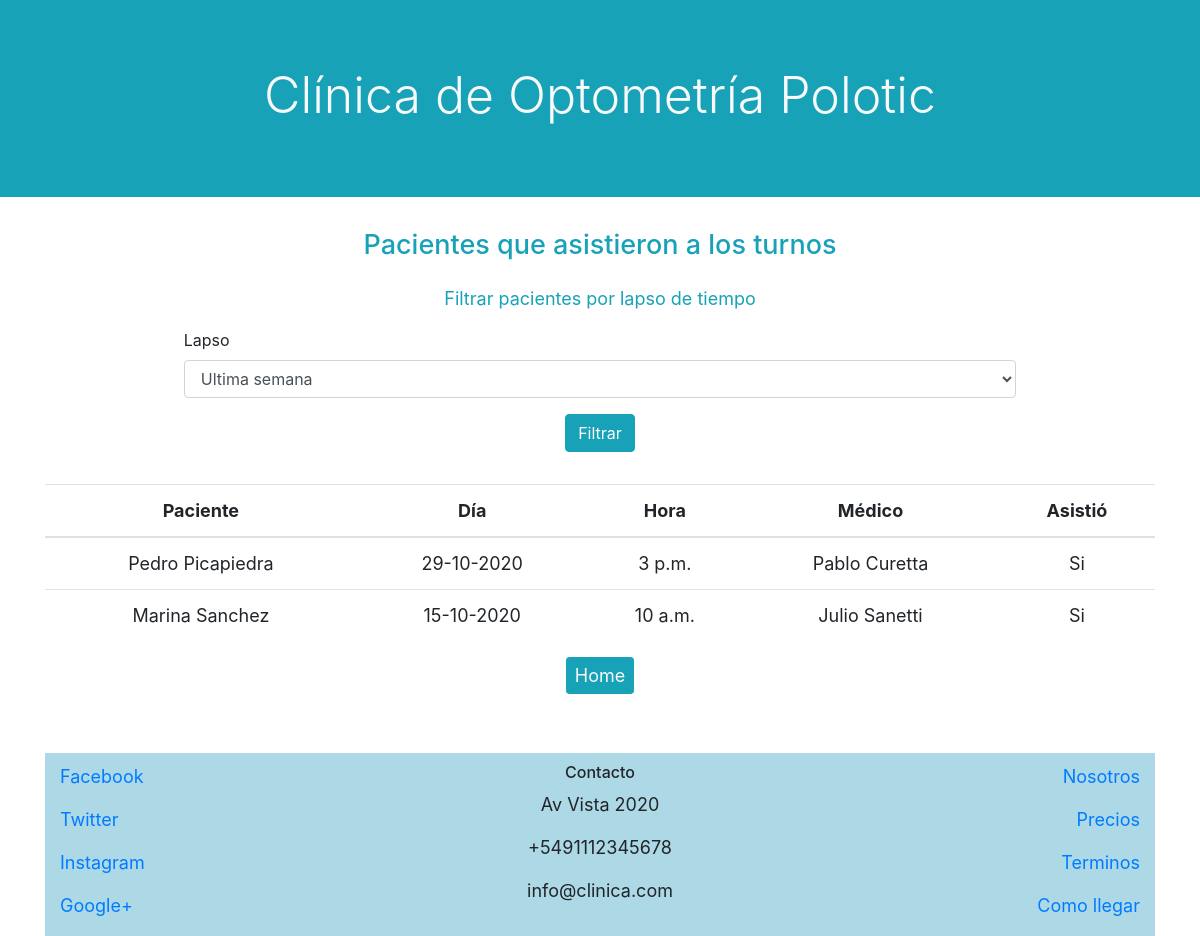
/asistencia_paciente_turno, run on an earlier commit of the app's database.
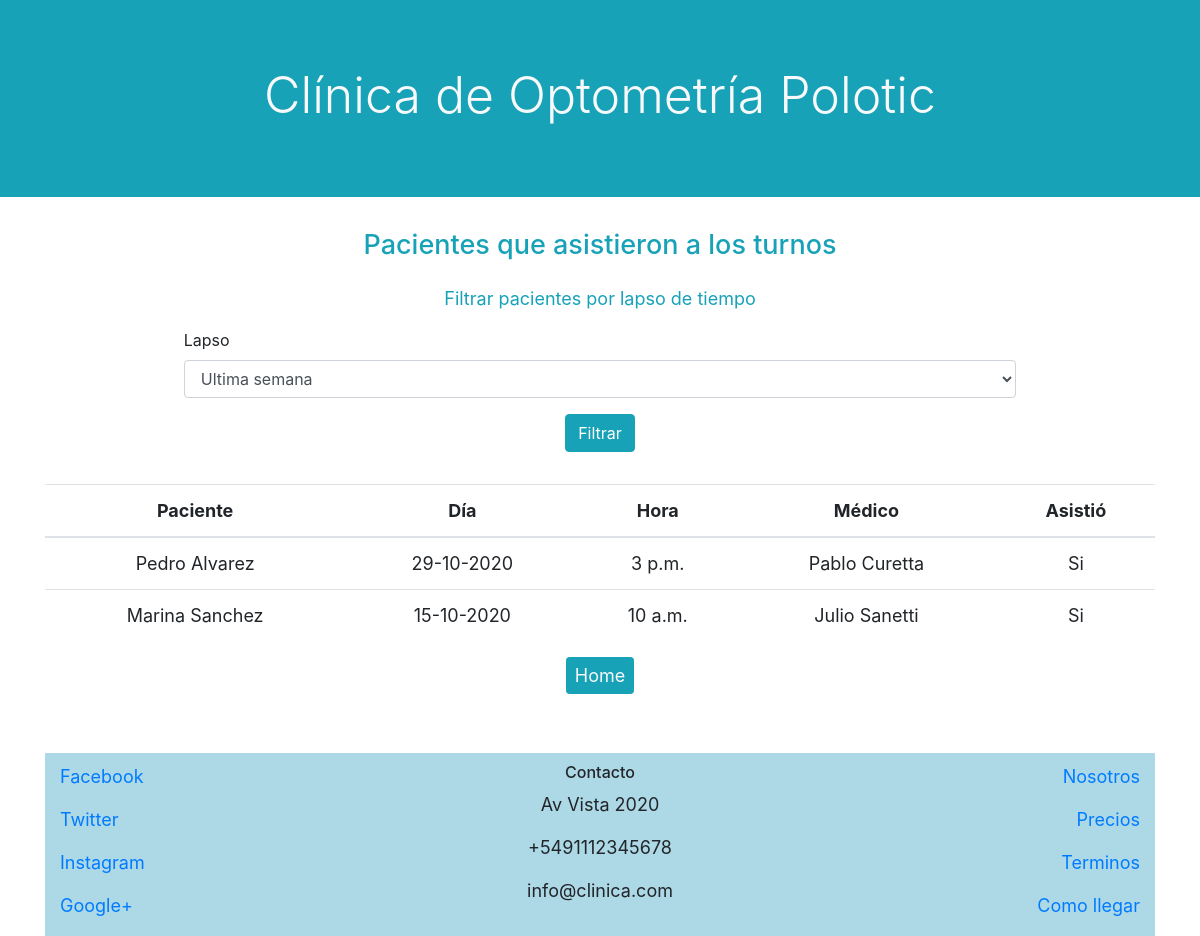
And on a later commit of the database.
### clinica/models.py (models this page shows, shortened)
class Turno(models.Model):
    paciente = models.ForeignKey(Paciente, on_delete=models.RESTRICT, related_name="paciente_turno")
    medico =  models.ForeignKey(Medico, on_delete=models.RESTRICT, related_name="medico_turno")
    dia = models.DateField()
    hora = models.TimeField()
    asistio = models.ForeignKey(AsistenciaTurno, on_delete=models.RESTRICT, related_name="asistencia_turno", default = "1")

class Paciente(models.Model):
    nombre = models.CharField(max_length=64)
    apellido = models.CharField(max_length=64)
    medico = models.ForeignKey(Medico, on_delete=models.RESTRICT, related_name="medico_asignado")
    def __str__(self):
        return f"{self.nombre} {self.apellido}"

class Medico(models.Model):
    username = models.CharField(max_length=64)
    nombre = models.CharField(max_length=64)
    apellido = models.CharField(max_length=64)
    especialidad = models.CharField(max_length=64)
    def __str__(self):
        return f"{self.nombre} {self.apellido}"

class AsistenciaTurno(models.Model):
    nombre = models.CharField(max_length=64)
    def __str__(self):
        return f"{self.nombre}"

### clinica/views.py (the view, shortened to what this page needs)
# urls.py: path("asistencia_paciente_turno", views.asistencia_paciente_turno, name ="asistencia_paciente_turno"),
def asistencia_paciente_turno(request):
    ahora = datetime.now()
    turnos = Turno.objects.filter(asistio = "2")
    return render(request, "clinica/asistencia_paciente_turno.html", {"turnos": turnos,
                                                                      "form": FormFiltroSemanaMes})

### clinica/templates/clinica/asistencia_paciente_turno.html (shortened to what this page needs)
{% extends "clinica/layout.html" %}
{% block body %}
<h4 class = "text-info text-center pb-3">Pacientes que asistieron a los turnos</h4>
<div class="container d-flex flex-column align-items-center">
<p class="text-info">Filtrar pacientes por lapso de tiempo</p>
<form  class = "w-75 form-group " method="post">
    {% for field in form %}
    <div>
      <label for="{{ field.name }}">{{ field.label }}</label>
      {{ field }}
    </div>
    {% endfor %}
   <div class="d-flex align-items-center">
    <input class="btn btn-info mt-3 mx-auto" value="Filtrar" type="submit">
    </div>
</form>
<div class="table-responsive mt-3">
  <table class="table" id ="tabla">
    <thead>
    <tr>
      <th class="text-center" scope="col">Paciente</th>
      <th class="text-center" scope="col">Día</th>
      <th class="text-center" scope="col">Hora</th>
      <th class="text-center" scope="col">Médico</th>
      <th class="text-center" scope="col">Asistió</th>
    </tr>
  </thead>
  <tbody>
{% for turno in turnos %}
<tr>
<td class="text-center"> {{turno.paciente}}</td> <td class="text-center">  {{turno.dia}} </td> <td class="text-center">
{{turno.hora}}</td> <td class="text-center">  {{turno.medico}}</td> <td class="text-center">  {{turno.asistio}}</td>
</tr>
{% endfor %}
</table>
<div class="d-flex align-items-center">
<a class="btn btn-info text-light btn-sm mb-3 mx-auto" href="{% url 'usuarios:index' %}">Home</a>
</div>
</div>
{% endblock %}

What changed in the data, as far as the page shows it:
changed through a linked row, Turno "Pablo Curetta": paciente "Pedro Picapiedra" → "Pedro Alvarez"
